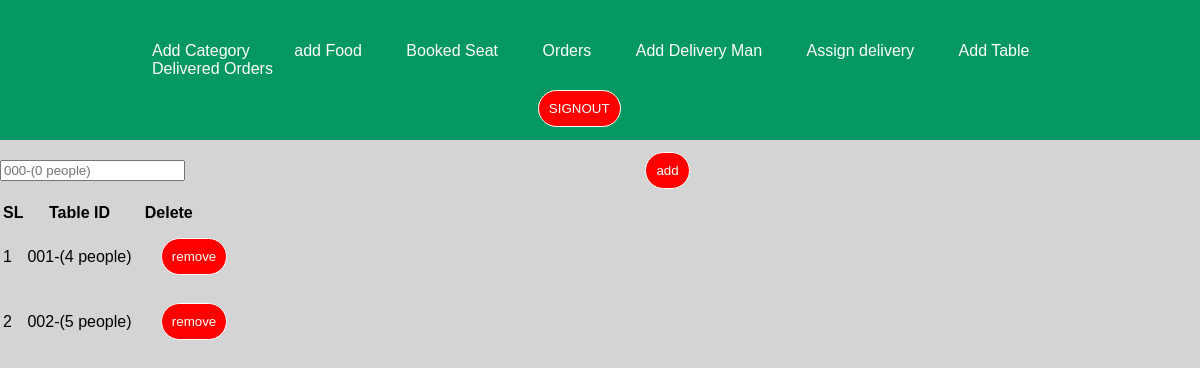
The app's page /addTable.php (signed in) with its own data.
### tables this page shows
CREATE TABLE `tables` (
  `id` int(11) NOT NULL,
  `seatNo` varchar(30) NOT NULL
);

### addTable.php (the view, shortened to what this page needs)
<?php
require 'admin.php';
 ?>
 <!DOCTYPE html>
 <html lang="en" dir="ltr">
   <head>
   </head>
   <body>
     <form  method="post">
       <input type="text" name="table" placeholder="000-(0 people)">
       <input type="submit" name="add" value="add">
     </form>
     <table>
       <tr>
         <th>SL</th>
         <th>Table ID</th>
         <th>Delete</th>
       </tr>
       <?php
       $i=0;
          $query = mysqli_query($conn,"SELECT * FROM tables");
          if (mysqli_num_rows($query)>0) {
            while ($a = mysqli_fetch_assoc($query)) {
              echo "<tr>";
               echo "<td>".$a['id']."</td>";
               echo "<td>".$a['seatNo']."</td>";
               echo "<td><form method='post'><input type='submit' value='remove' name='remove$i'></form></td>";
               echo "</tr>";
               $i++;
            }
          }
        ?>
     </table>
   </body>
 </html>

### admin.css (style rules this page uses)
body { margin: 0; padding: 0; font-family: sans-serif; background: #D4D4D4; }
input[type = "submit"] { background: red; border: 1px solid white; padding: 10px 10px; margin: 12px 38%; outline: none; color: white; border-radius: 24px; transition: 0.25s; cursor: pointer; }

### records on screen
tables: id "1", seatNo "001-(4 people)"
tables: id "2", seatNo "002-(5 people)"
